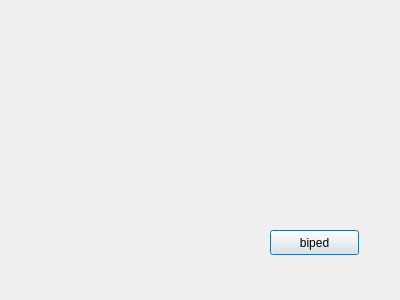
<?xml version="1.0" encoding="UTF-8"?>
<ui version="4.0">
 <class>biped</class>
 <widget class="QDialog" name="biped">
  <property name="geometry">
   <rect>
    <x>0</x>
    <y>0</y>
    <width>400</width>
    <height>300</height>
   </rect>
  </property>
  <property name="windowTitle">
   <string>biped</string>
  </property>
  <widget class="QPushButton" name="pushButton">
   <property name="geometry">
    <rect>
     <x>270</x>
     <y>230</y>
     <width>89</width>
     <height>25</height>
    </rect>
   </property>
   <property name="text">
    <string>biped</string>
   </property>
  </widget>
 </widget>
 <resources/>
 <connections/>
</ui>
